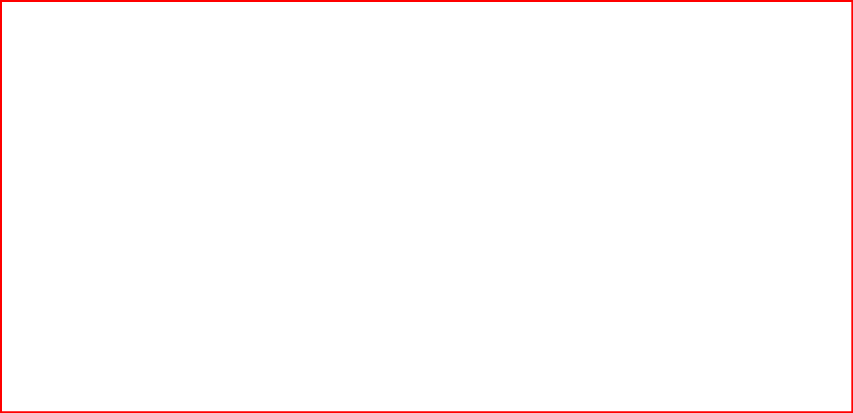
Frame 1 (no input)
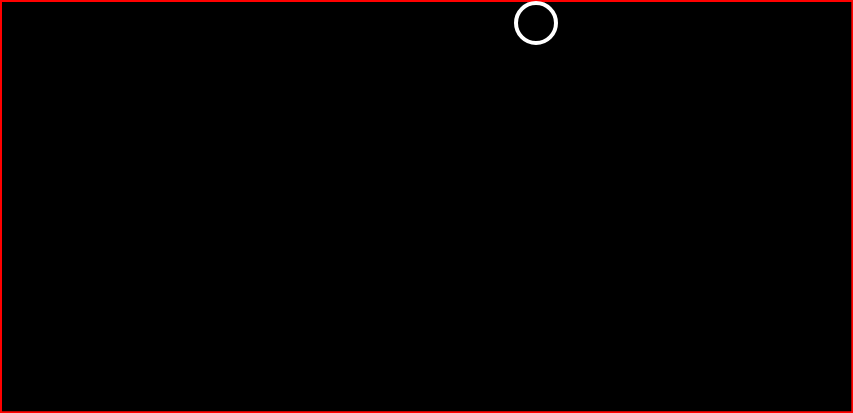
Frame 60 (no input)
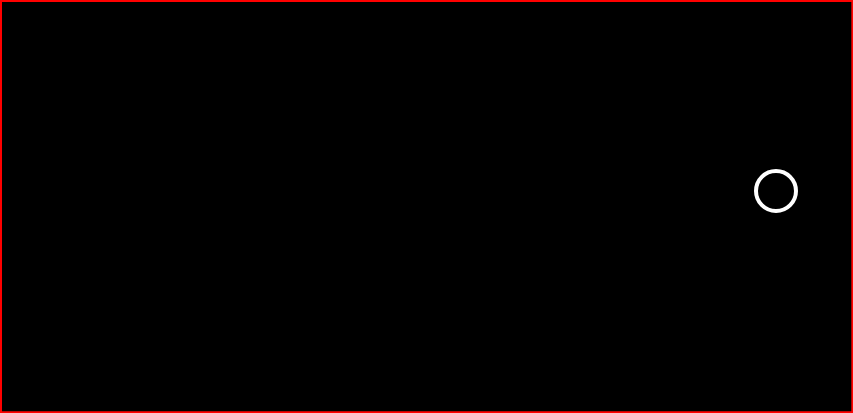
Frame 120 (the mouse pressed at the canvas centre since frame 60)

The p5.js sketch that drew these frames (run headless with seeded random() and noise() and a simulated clock; from frame 60 on, the mouse is pressed at the canvas centre):

// p5.js sketch
// ── sketch.js
var w = 1280;
var h = 620;
var r = 20;
function setup() {
	w= w/1.5;
	h=h/1.5;

  createCanvas(w,h);
  
}
var ball={
	x: 300,
	y: 200,
	xspeed: 4,
	yspeed: -3
};

function draw() {
	background(0);
	stroke('red');
	strokeWeight(4);
	rect(0,0,w,h);
	stroke(255);
	strokeWeight(4);
	noFill();
	ellipse(ball.x,ball.y,2*r,2*r);
	if ((ball.x+r) > w || (ball.x-r) < 0){
		ball.xspeed = ball.xspeed * (-1);
	}

	if ((ball.y+r) > h || (ball.y-r) < 0 ){
		ball.yspeed = ball.yspeed * (-1);
	}
	ball.x = ball.x + ball.xspeed;
	ball.y = ball.y + ball.yspeed;
	}
